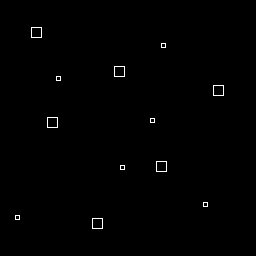
%> input picture image1.bmp, 256 x 256 px
$ octave f2012C6PS736.m   (GNU Octave 9; MATLAB toolbox functions it lacks are replaced by stand-ins)
%> lines starting %> are read from the running program, lines starting %| are printed output that depends on the picture; in (x1, y1, x2, y2) boxes, pixels count from 0 and x2, y2 are one past the last pixel; in counts of white or black regions, pixels touching at a corner belong together; the program's own positions count from 1
### Dilate.m

function [D] = Dilate(object,elem)
D = object;
z = size(elem,1);
z = (z-1)/2;
for i =z+1: size(object,1)-z
    for j=z+1: size(object,2)-z
                            % taking multiplication of the stuct and obj
        k = sum(sum(elem.*object(i-z:i+z,j-z:j+z)));
        if k >0             %this means that there were some structure pixels on
            D(i,j)=1;       %set the center on
        end
    end
end
end

### Intersection.m
function [ x ] = Intersection(a,b)
x = zeros(size(a));
    for i = 1:size(a,1)

        for j = 1:size(a,2)

            if a(i,j) == b(i,j)==1
                x(i,j) = a(i,j);        %if elemets same then included
            else
                x(i,j) = 0;
            end
        end
    end

end

### Compare.m
function [ x ] = Compare( a,b )
 x = zeros(size(a));
    for i = 1:size(a,1)

        for j = 1:size(a,2)

            if a(i,j) ~= b(i,j)
               x(i,j)=1 ;
            end
        end
    end
    x = sum(sum(x));
    if x >0                     % some pixels didn't match
        x = 1;                  % comparison true
    else                        % x =0 all pixels match
        x =0;                   % comparison false
    end
end

### Union.m
function [ x ] = Union(a,b)
x = zeros(size(a));
    for i = 1:size(a,1)

        for j = 1:size(a,2)
            if a(i,j)==1
                x(i,j) =1;
            elseif b(i,j)==1
                x(i,j) =1;
            end
        end
    end
end

### Erosion.m
function [E] = Erosion(object,elem)
E = zeros(size(object));
z = size(elem,1)*size(elem,2);           %size of the element
for i =4: size(object,1)-3
    for j=4: size(object,2)-3
                                         % taking multiplication of the stuct and obj
        k = sum(sum(elem.*object(i-3:i+3,j-3:j+3)));
        if k ~= z                        %this means that there were some structure pixels on
            E(i,j)=0;                    %set the center on
        else
            E(i,j)=1;
        end
    end
end

end

### f2012C6PS736.m

a = ('image1.bmp');                         %picture elemet
obj = imread(a);
%> obj: size 256x256 logical; 0.51% white in thin lines or dots, all inside (x1, y1, x2, y2) = (15, 27, 224, 229)

ac = ones(size(obj));
ac = ac - obj;                              %complemet of the picture


struct = ones(3);                           %structuring elemet

%let X be x(k) and Y be x(k-1)
% initialize x to x(1) and y to x(0)

Y = zeros(size(obj));                       %initialization for Y
Y(37,33)=1;
%> Y: size 256x256 double; values 0 (black) and 1 (white), 0% white in thin lines or dots, all inside (x1, y1, x2, y2) = (32, 36, 33, 37)
Y(91,219)=1;
%> Y: size 256x256 double; values 0 (black) and 1 (white), 0% white in thin lines or dots, all inside (x1, y1, x2, y2) = (32, 36, 219, 91)
Y(123,53)=1;
%> Y: size 256x256 double; values 0 (black) and 1 (white), 0% white in thin lines or dots, all inside (x1, y1, x2, y2) = (32, 36, 219, 123)
Y(167,162)=1;
%> Y: size 256x256 double; values 0 (black) and 1 (white), 0.01% white in thin lines or dots, all inside (x1, y1, x2, y2) = (32, 36, 219, 167)
Y(224,97)=1;
%> Y: size 256x256 double; values 0 (black) and 1 (white), 0.01% white in thin lines or dots, all inside (x1, y1, x2, y2) = (32, 36, 219, 224)
Y(73,121)=1;
Y(168,123)=1;
Y(46,164)=1;
Y(80,59)=1;
Y(120,152)=1;
Y(206,205)=1;
Y(219,18)=1;
%> Y: size 256x256 double; values 0 (black) and 1 (white), 0.02% white in thin lines or dots, all inside (x1, y1, x2, y2) = (17, 36, 219, 224)

X = Dilate(Y,struct);                       %initialization for X
%> after the loop in Dilate, `for i =z+1: size(object,1)-z`:
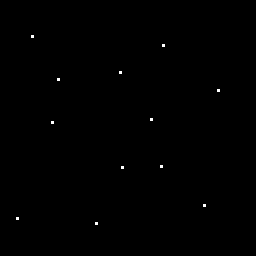
%> D: size 256x256 double; values 0 (black) and 1 (white), 0.16% white in thin lines or dots, all inside (x1, y1, x2, y2) = (16, 35, 220, 225)
X = Intersection(X,ac);

while Compare(X,Y)                          %Compare returns 1 when not =
%> in Compare, `x = sum(sum(x));`: x = 75
%> in Compare, `x = 1;`: x = 1
    Y = X;                                  %assign x(k)
    X = Dilate(Y,struct);                   %initialization for X
    X = Intersection(X,ac);                 %compute x(k+1)

end
%> this loop made 8 passes
%> pass 1, `X = Dilate(Y,struct);`:
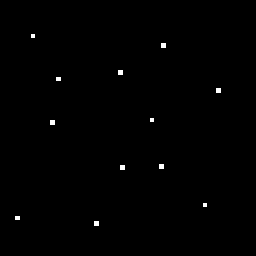
%> X: size 256x256 double; values 0 (black) and 1 (white), 0.4% white; 12 white regions (3 under 20 px), largest, box (x1, y1, x2, y2) and area: (161, 43, 166, 48) 25, (118, 70, 123, 75) 25, (216, 88, 221, 93) 25
%> pass 2, `X = Intersection(X,ac);`:
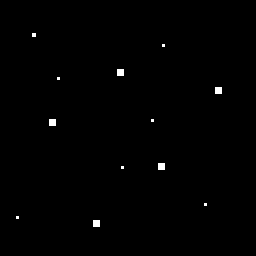
%> X: size 256x256 double; values 0 (black) and 1 (white), 0.48% white; 12 white regions (7 under 20 px), largest, box (x1, y1, x2, y2) and area: (117, 69, 124, 76) 49, (215, 87, 222, 94) 49, (49, 119, 56, 126) 49, (158, 163, 165, 170) 49, (93, 220, 100, 227) 49

X = Union(X,obj);
%> after the loop in Union, `for i = 1:size(a,1)`:
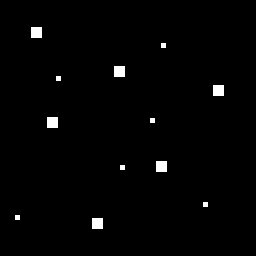
%> x: size 256x256 double; values 0 (black) and 1 (white), 1.3% white; 12 white regions, largest, box (x1, y1, x2, y2) and area: (31, 27, 42, 38) 121, (114, 66, 125, 77) 121, (213, 85, 224, 96) 121
struct = ones(7);                           %structuring elemet
Y = Erosion(X,struct);
%> after the loop in Erosion, `for i =4: size(object,1)-3`:
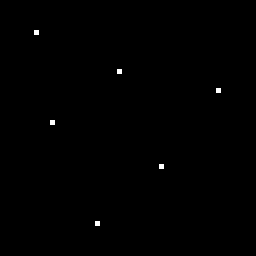
%> E: size 256x256 double; values 0 (black) and 1 (white), 0.23% white; 6 white regions, box (x1, y1, x2, y2) and area: (34, 30, 39, 35) 25, (117, 69, 122, 74) 25, (216, 88, 221, 93) 25, (50, 120, 55, 125) 25, (159, 164, 164, 169) 25, (95, 221, 100, 226) 25
Y = Dilate(Y,struct);
%> after the loop in Dilate (call 10), `for i =z+1: size(object,1)-z`:
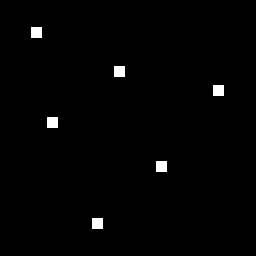
%> D: size 256x256 double; values 0 (black) and 1 (white), 1.1% white; 6 white regions, box (x1, y1, x2, y2) and area: (31, 27, 42, 38) 121, (114, 66, 125, 77) 121, (213, 85, 224, 96) 121, (47, 117, 58, 128) 121, (156, 161, 167, 172) 121, (92, 218, 103, 229) 121
Z = xor(X,Y);
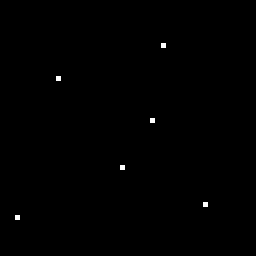
%> Z: size 256x256 logical; 0.23% white; 6 white regions, box (x1, y1, x2, y2) and area: (161, 43, 166, 48) 25, (56, 76, 61, 81) 25, (150, 118, 155, 123) 25, (120, 165, 125, 170) 25, (203, 202, 208, 207) 25, (15, 215, 20, 220) 25

figure(1);imshow(X);                        %filled holes
figure(2);imshow(Y);                        %lage squares
figure(3);imshow(Z);                        %small squares
